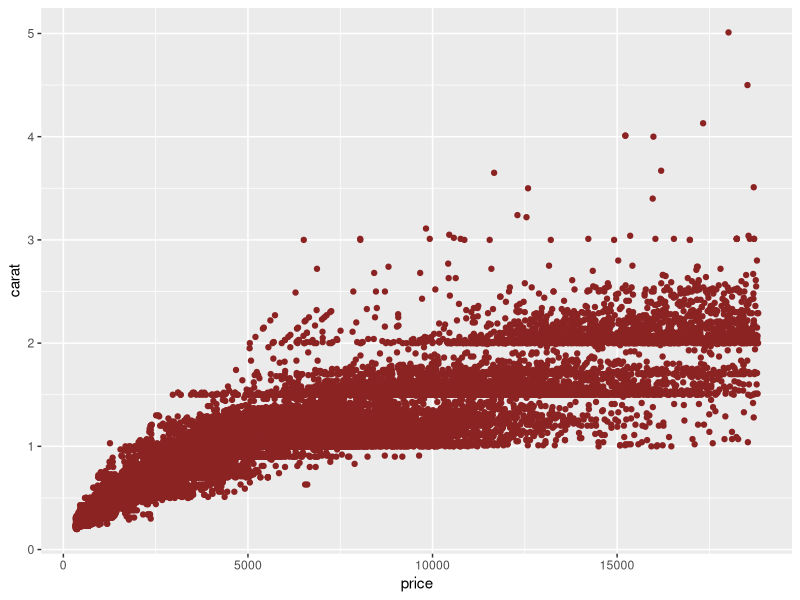
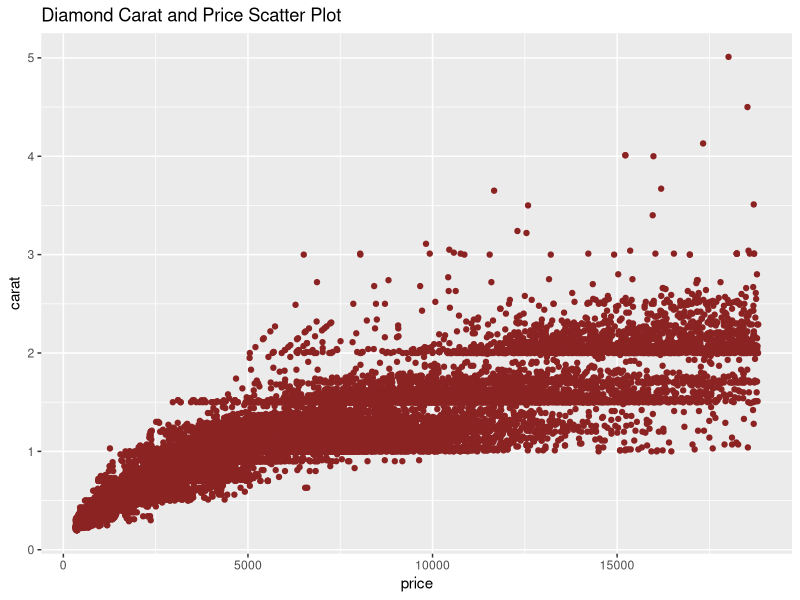
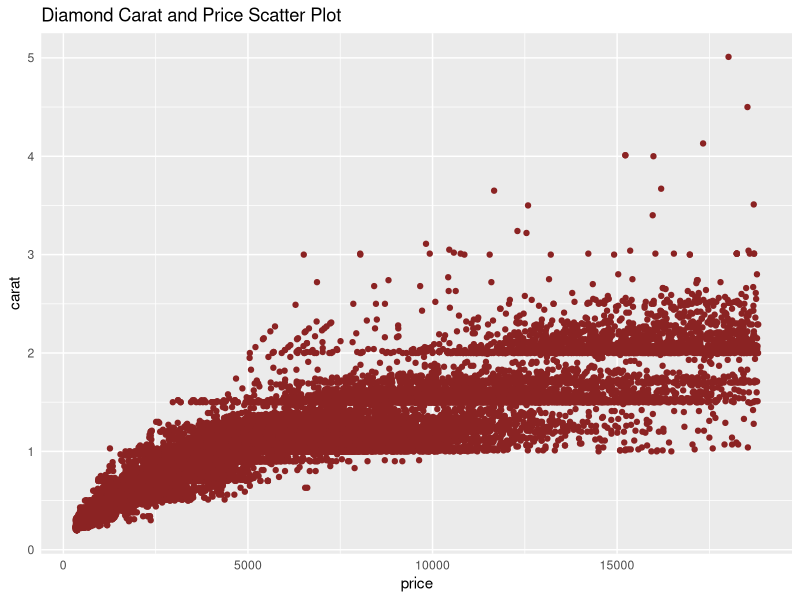
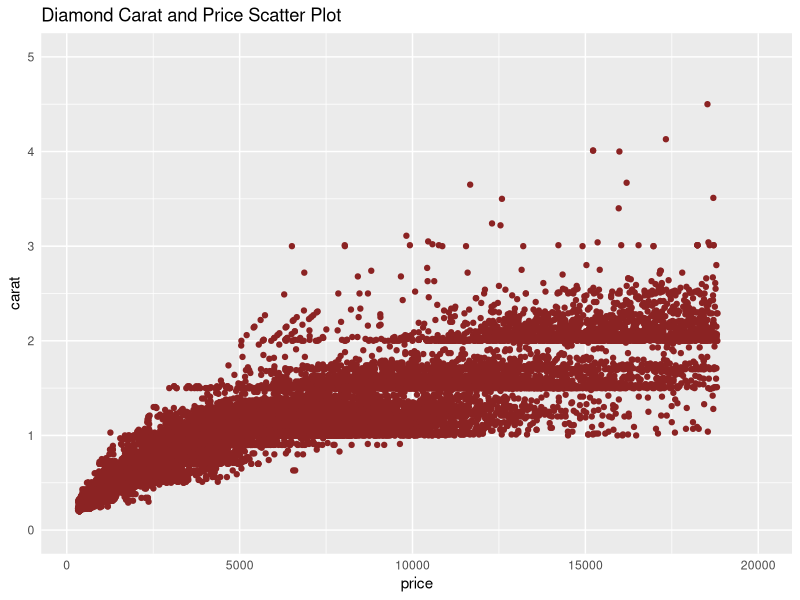
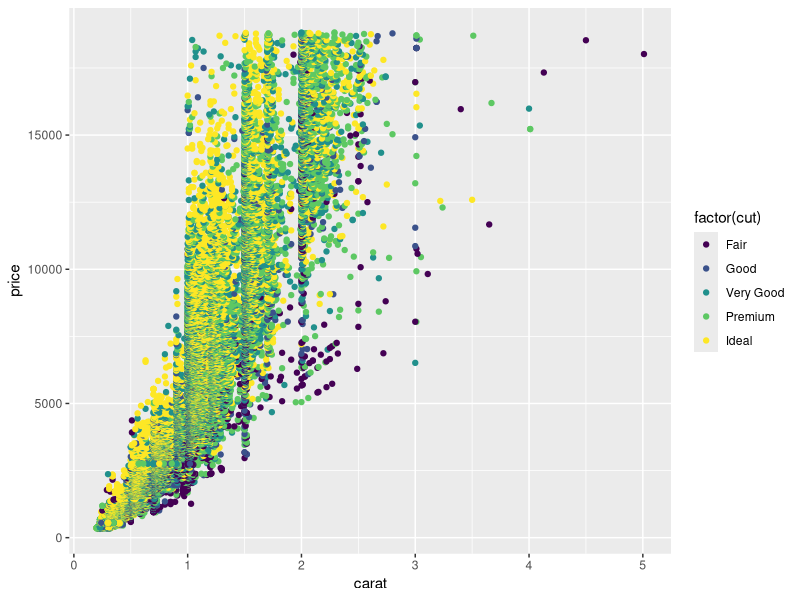
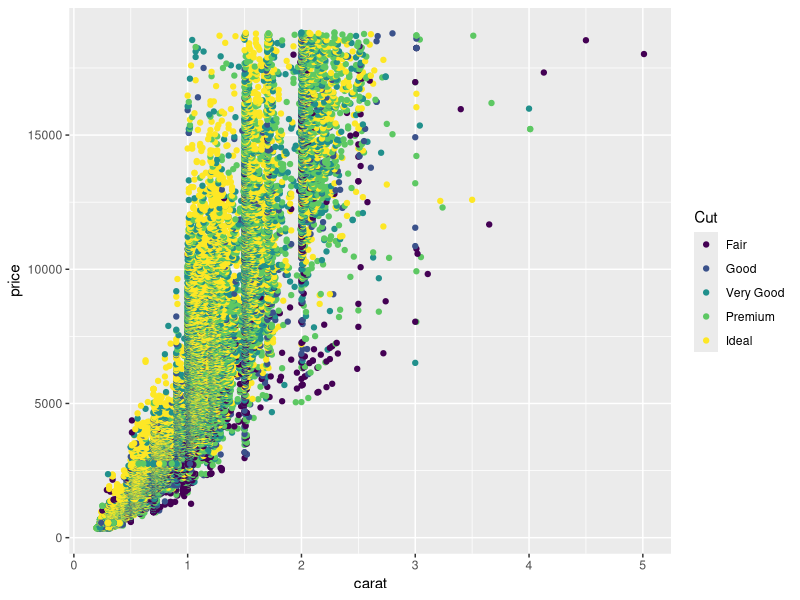
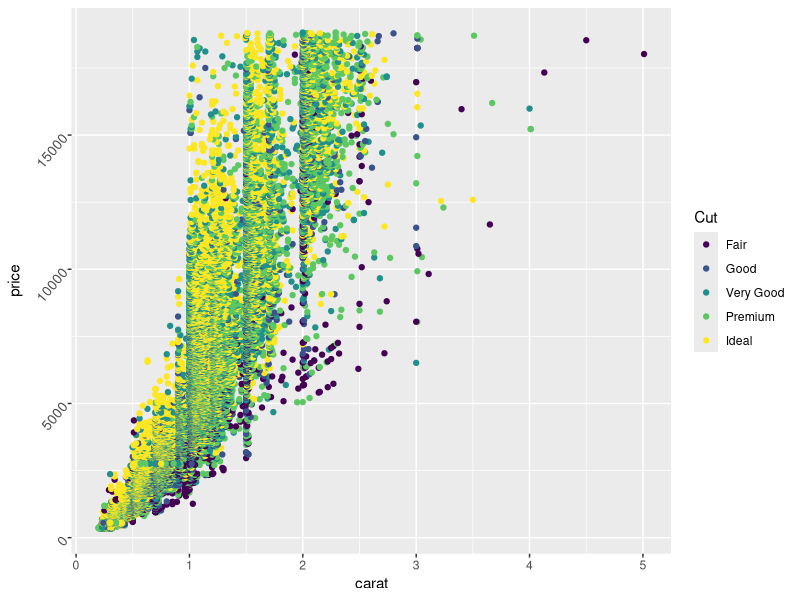
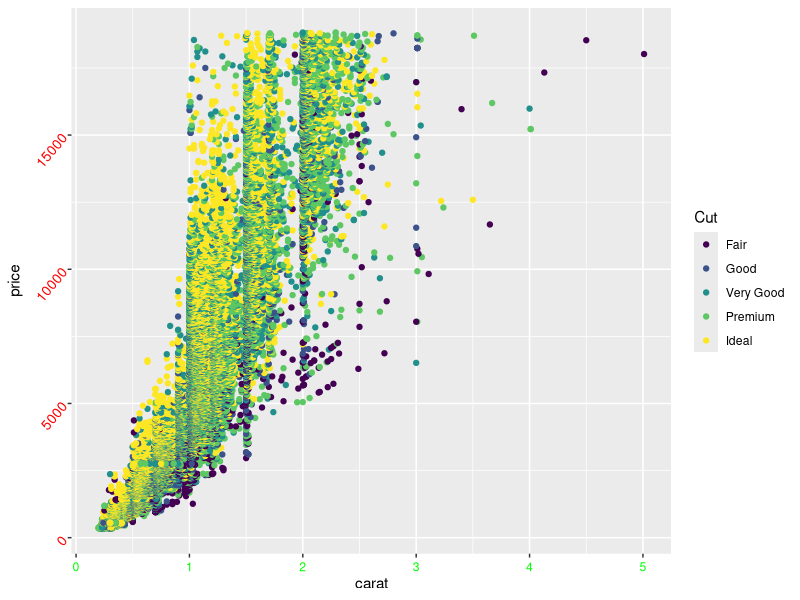

Generate these figures, in order, with R:
library(dplyr)
library(ggplot2)

glimpse(diamonds)  
names(diamonds)

## Displaying the basic plot (Scatter Plot)
gg = ggplot(data = diamonds, aes(price,carat)) +
  geom_point(color = 'brown4') 
gg

## Adding a title to graph
gg = gg + ggtitle("Diamond Carat and Price Scatter Plot")
gg

## Removing ticks from x and Y axis
gg = gg + 
  theme(axis.ticks.y = element_blank(), axis.ticks.x = element_blank())
gg

## Setting axis limits
gg = gg + ylim(0,5) + xlim(250,20000)
gg
max(diamonds$price)
max(diamonds$carat)

## Setting legends
gg = ggplot(diamonds, aes(carat, price, color=factor(cut))) + 
  geom_point()
gg
gg =gg + labs(color = "Cut")
gg

gg = gg + theme(axis.text.y=element_text(angle=50, size = 10, vjust=0.5))
gg

gg = gg + theme(axis.text.x=element_text(color='green',vjust=0.45), 
                axis.text.y=element_text(color='red', vjust=0.45))
gg

gg = gg + facet_wrap(~cut, nrow=4)
gg
ggbar = ggplot(data=diamonds, aes(cut)) + geom_bar()
ggbar
ggplot(data=diamonds, aes(price)) + geom_histogram(bins=10)




ggboxplot = ggplot(data = diamonds, aes(clarity,price)) +
                geom_boxplot(width=0.5, fill='firebrick',color='blue',
                             outlier.color = 'purple', outlier.shape = 2) +
                  ggtitle("Boxplot of Price by Carat Clarity")
ggboxplot
glimpse(diamonds)

ggplot(data = diamonds, aes(price)) + geom_density()


